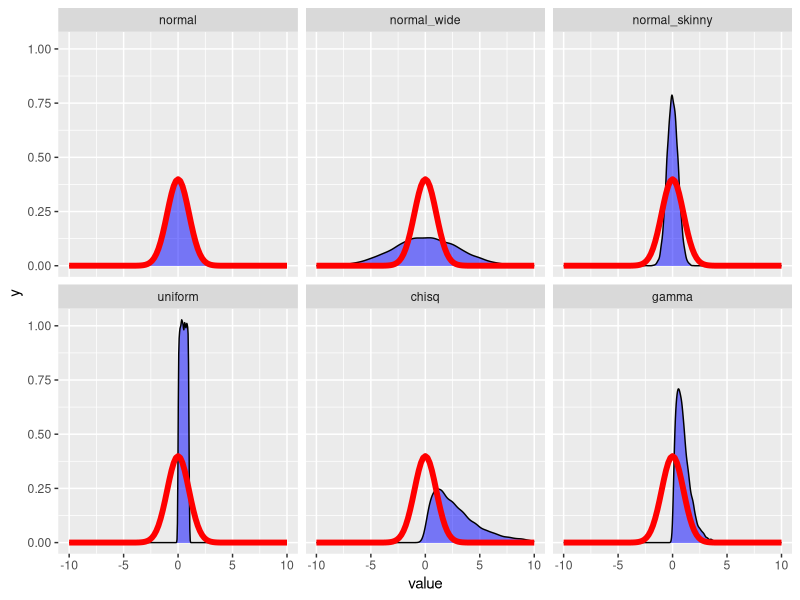

Reproduce this figure in R. (Note: this script raises an error after producing the figure.)
# Christopher Peters
# EXST 7083
# Assessing normality in small sample sizes

# install.packages("nortest")
library(nortest)

# install.packages("boot")
library(boot)

# install.packages("tseries")
library(tseries)

library(reshape2)
library(ggplot2)

# install.packages("stringr")
library(stringr)

# Suppose

sample.size <- 10000

# Various normal distributions
normal <- rnorm(sample.size, mean = 0, sd = 1)
normal_wide <- rnorm(sample.size, mean = 0, sd = 3)
normal_skinny <- rnorm(sample.size, mean = 0, sd = 0.5)

# Other distributions
uniform <- runif(sample.size, min = 0, max = 1)
chisq <- rchisq(sample.size, df = 3)
gamma <- rgamma(sample.size, shape = 2, rate = 2)

dists <- as.data.frame(list(normal = normal, normal_wide = normal_wide, normal_skinny = normal_skinny,
                   uniform = uniform, chisq = chisq, gamma = gamma))

dists <- melt(dists)

ggplot(dists, aes(x = value)) +
  geom_density(fill = "blue", alpha = 0.5) +
  scale_x_continuous(limits = c(-10, 10)) +
  facet_wrap( ~ variable) +
stat_function(fun = dnorm,
              args = c(mean = 0,
                       sd = 1),
              colour = "red", size = 2)
  stat_function(fun = dnorm,
                args = c(mean = mean(sample_diff$sample_diff),
                         sd = sd(sample_diff$sample_diff)),
                colour = "blue") +
  ggtitle("Histogram of mean badges earned within two weeks of membership\nplotted against theoretical t-distribution (red) and normal distribution (blue)")


# Tests
# 1. SW
# 2. KS
# 3. AD
# 4. JB

shapiro.test(normal)
shapiro.test(normal)
ks.test(normal, "pnorm", alternative = "two.sided")
ad.test(normal)
jarque.bera.test(normal)

# Loop over small sample sizes
smallest.size <- 10
largest.size <- 100
size.by <- 10
boot.size <- 100

for(i in c(".sw", ".ks", ".ad", ".jb")){ # create fill vectors to put bootstapped p-values in
  norm <- rep(NA, boot.size)
  norm.wide <- rep(NA, boot.size)
  norm.skinny <- rep(NA, boot.size)
  uniform <- rep(NA, boot.size)
  chisq <- rep(NA, boot.size)
  gamma <- rep(NA, boot.size)
  
  if(i == ".sw") {p_fill <- as.data.frame(cbind(norm, norm.wide, norm.skinny, uniform, chisq, gamma))
                 names(p_fill) <- paste(names(p_fill), i, sep = "")} else
                 {temp <- as.data.frame(cbind(norm, norm.wide, norm.skinny, uniform, chisq, gamma))
                  names(temp) <- paste(names(temp), i, sep = "")
                  p_fill <- cbind(p_fill, temp)}
}


for(i in seq(smallest.size, largest.size, by = size.by)){
  sample.size <- i
  
  for(j in 1:boot.size){
  # Various normal distributions
  normal <- rnorm(sample.size, mean = 0, sd = 1)
  normal_wide <- rnorm(sample.size, mean = 0, sd = 3)
  normal_skinny <- rnorm(sample.size, mean = 0, sd = 0.5)
  
  # Other distributions
  uniform <- runif(sample.size, min = 0, max = 1)
  chisq <- rchisq(sample.size, df = 3)
  gamma <- rgamma(sample.size, shape = 2, rate = 2)
  
  # SW test
  p_fill$norm.sw[j] <- shapiro.test(normal)$p.value
  p_fill$norm.wide.sw[j] <- shapiro.test(normal_wide)$p.value
  p_fill$norm.skinny.sw[j] <- shapiro.test(normal_skinny)$p.value
  p_fill$uniform.sw[j] <- shapiro.test(uniform)$p.value
  p_fill$chisq.sw[j] <- shapiro.test(chisq)$p.value
  p_fill$gamma.sw[j] <- shapiro.test(gamma)$p.value
  
  # KS test
  p_fill$norm.ks[j] <- ks.test(normal, "pnorm", alternative = "two.sided", mean = mean(normal), sd = sd(normal))$p.value
  p_fill$norm.wide.ks[j] <- ks.test(normal_wide, "pnorm", alternative = "two.sided", mean = mean(normal_wide), sd = sd(normal_wide))$p.value
  p_fill$norm.skinny.ks[j] <- ks.test(normal_skinny, "pnorm", alternative = "two.sided", mean = mean(normal_skinny), sd = sd(normal_skinny))$p.value
  p_fill$uniform.ks[j] <- ks.test(uniform, "pnorm", alternative = "two.sided", mean = mean(uniform), sd = sd(uniform))$p.value
  p_fill$chisq.ks[j] <- ks.test(chisq, "pnorm", alternative = "two.sided", mean = mean(chisq), sd = sd(chisq))$p.value
  p_fill$gamma.ks[j] <- ks.test(gamma, "pnorm", alternative = "two.sided", mean = mean(gamma), sd = sd(gamma))$p.value
  
  # AD test
  p_fill$norm.ad[j] <- ad.test(normal)$p.value
  p_fill$norm.wide.ad[j] <- ad.test(normal_wide)$p.value
  p_fill$norm.skinny.ad[j] <- ad.test(normal_skinny)$p.value
  p_fill$uniform.ad[j] <- ad.test(uniform)$p.value
  p_fill$chisq.ad[j] <- ad.test(chisq)$p.value
  p_fill$gamma.ad[j] <- ad.test(gamma)$p.value
  
  # AD test
  p_fill$norm.jb[j] <- jarque.bera.test(normal)$p.value
  p_fill$norm.wide.jb[j] <- jarque.bera.test(normal_wide)$p.value
  p_fill$norm.skinny.jb[j] <- jarque.bera.test(normal_skinny)$p.value
  p_fill$uniform.jb[j] <- jarque.bera.test(uniform)$p.value
  p_fill$chisq.jb[j] <- jarque.bera.test(chisq)$p.value
  p_fill$gamma.jb[j] <- jarque.bera.test(gamma)$p.value
  }
  
  if(sample.size == smallest.size) {
    temp <- as.data.frame(cbind(sample.size = sample.size,
                                p_fill))} else {
                                 temp <- rbind(temp, cbind(sample.size, p_fill))}
}

output <- melt(temp, "sample.size")
output$variable <- as.character(output$variable)

# seperate.tests
substrRight <- function(x, n){
  substr(x, nchar(x) - n + 1, nchar(x))
}

substrLeft <- function(x, n){
  substr(x, 1, nchar(x) - n)
}

output$test <- substrRight(output$variable, 2)
output$dist <- substrLeft(output$variable, 3)

ggplot(output, aes(x = sample.size, y = value)) +
  geom_smooth() +
  facet_grid(dist ~ test) +
  ylab("")

ggplot(output, aes(x = sample.size, y = value, colour = variable)) +
  geom_smooth() +
  geom_hline(yintercept = 0.05, colour = "red")
